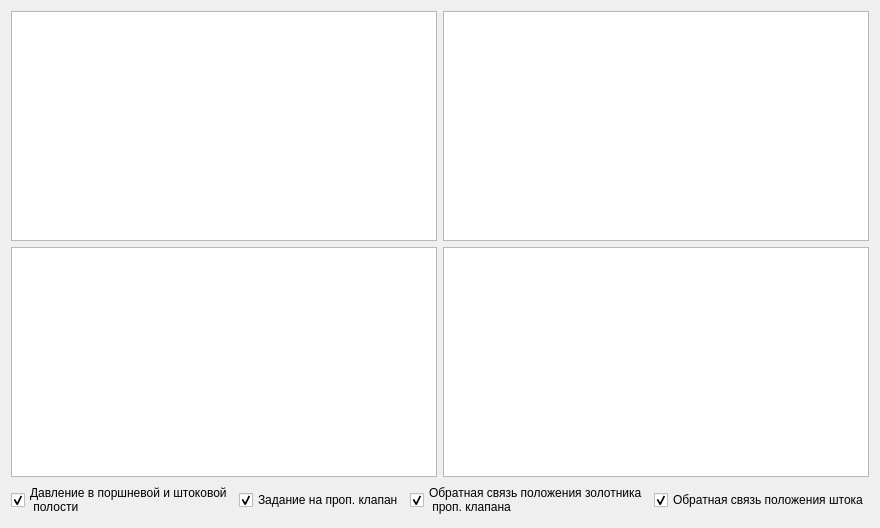
      <widget class="QWidget" name="tab">
       <attribute name="title">
        <string>Правый цилиндр</string>
       </attribute>
       <layout class="QVBoxLayout" name="verticalLayout_7">
        <item>
         <layout class="QGridLayout" name="gridLayout_8">
          <item row="0" column="0">
           <widget class="QChartView" name="tab_right_gv_pressure">
            <property name="minimumSize">
             <size>
              <width>230</width>
              <height>230</height>
             </size>
            </property>
           </widget>
          </item>
          <item row="0" column="1">
           <widget class="QChartView" name="tab_right_gv_zadan_klapan">
            <property name="minimumSize">
             <size>
              <width>230</width>
              <height>230</height>
             </size>
            </property>
           </widget>
          </item>
          <item row="1" column="0">
           <widget class="QChartView" name="tab_right_gv_zolot_position">
            <property name="minimumSize">
             <size>
              <width>230</width>
              <height>230</height>
             </size>
            </property>
           </widget>
          </item>
          <item row="1" column="1">
           <widget class="QChartView" name="tab_right_gv_position_shtok">
            <property name="minimumSize">
             <size>
              <width>230</width>
              <height>230</height>
             </size>
            </property>
           </widget>
          </item>
         </layout>
        </item>
        <item>
         <layout class="QHBoxLayout" name="horizontalLayout_5">
          <item>
           <widget class="QCheckBox" name="tab_right_cb_press_pist_rod">
            <property name="enabled">
             <bool>true</bool>
            </property>
            <property name="text">
             <string>Давление в поршневой и штоковой
 полости</string>
            </property>
            <property name="checked">
             <bool>true</bool>
            </property>
           </widget>
          </item>
          <item>
           <widget class="QCheckBox" name="tab_right_cb_zadan_klapan">
            <property name="enabled">
             <bool>true</bool>
            </property>
            <property name="text">
             <string>Задание на проп. клапан</string>
            </property>
            <property name="checked">
             <bool>true</bool>
            </property>
           </widget>
          </item>
          <item>
           <widget class="QCheckBox" name="tab_right_cb_position_zolot">
            <property name="enabled">
             <bool>true</bool>
            </property>
            <property name="text">
             <string>Обратная связь положения золотника
 проп. клапана</string>
            </property>
            <property name="checked">
             <bool>true</bool>
            </property>
           </widget>
          </item>
          <item>
           <widget class="QCheckBox" name="tab_right_cb_position_shtok">
            <property name="enabled">
             <bool>true</bool>
            </property>
            <property name="text">
             <string>Обратная связь положения штока</string>
            </property>
            <property name="checked">
             <bool>true</bool>
            </property>
           </widget>
          </item>
         </layout>
        </item>
       </layout>
      </widget>
